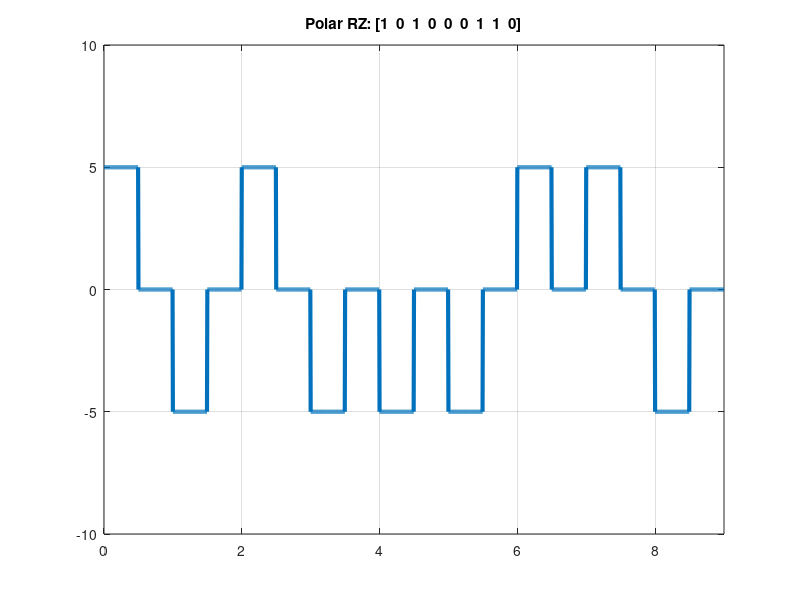

Write MATLAB code to recreate this figure.
bits = [1 0 1 0 0 0 1 1 0];


bitrate = 1;
figure;

n = 200;
T = length(bits)/bitrate;
N = n*length(bits);

dt = T/N;
t = 0:dt:T;
x = zeros(1,length(t));

for i = 0:length(bits)-1
  if bits(i+1) == 1
    x(i*n+1: (i+0.5)*n) = 5;
  else
    x(i*n+1: (i+0.5)*n) = -5;
  end
end

plot(t,x,'LineWidth',3);
axis([0 t(end) -10 10])
grid on;
title(['Polar RZ: [' num2str(bits) ']']);